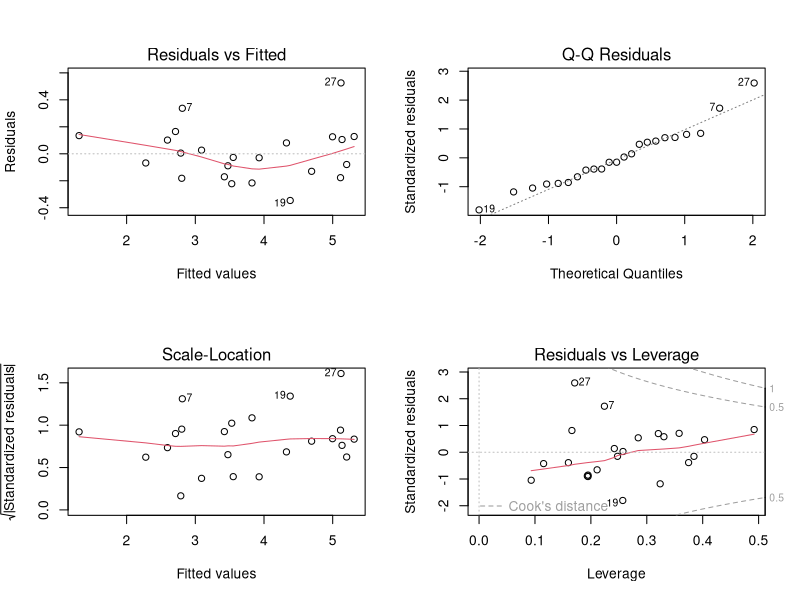
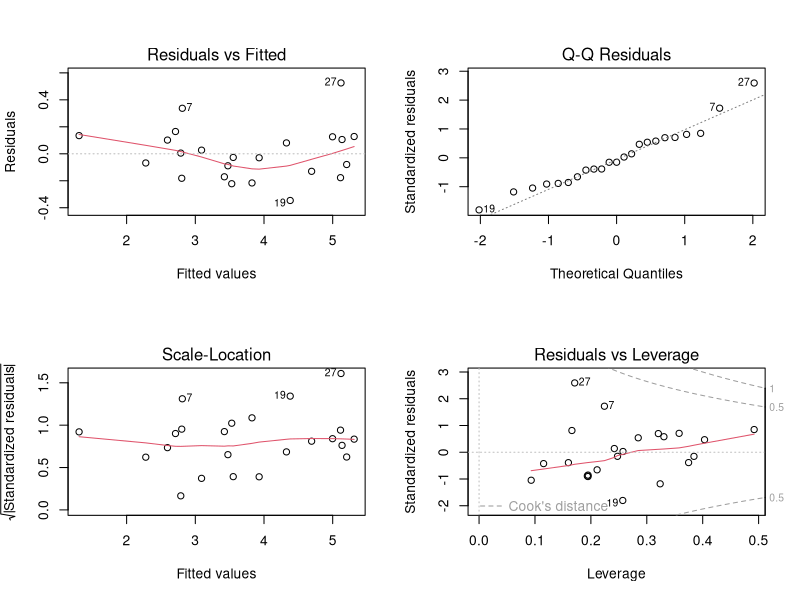

Recreate these plots in R, in order.
## ---- chunk 1
df <- data.frame(read.csv('./crabs.csv'))

df1 <- df |> dplyr::select(-Sex, -size)
## ---- chunk 2
model8 <- lm(I(PinchingForce^(1/3)) ~ log(ThoraxLength) + log(Weight) + 
                   log(ClawLength) + log(ClawWeight) + log(ClawHeight), 
                 data = df1)

par(mfrow=c(2,2))
plot(model8)
## ---- chunk 3
plot(model8)
## ---- chunk 4
best_model <- lm(I(PinchingForce^(1/3) ~ log(ClawWeight)), data =df1)

summary(best_model)
